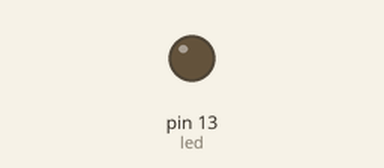
Simulated run of this sketch. Board: Arduino Uno, built with avr-gcc and run on an emulated ATmega328P. On the bench: output pins drawn as LEDs (lit = HIGH).

Above: at 0.03 s.
At 2.8 s:
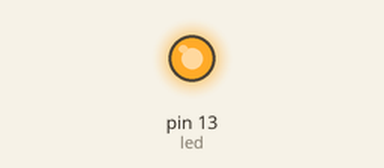
Timing chart, 0 to 3.1 s (numbered marks = the images above):
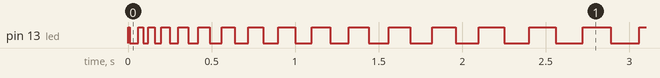

Measured:
- by itself, pin 13 (led): repeats every 0.08 s: LOW 0.05 s, HIGH 0.03 s

The sketch:

_1st_practice.ino
```cpp
//timing interval definition (unused)
#define timing 1000
//led pin
const int led = 13;
//time delay (subject to increase or decrease)
int time = 0;

void setup() {
  pinMode(led, OUTPUT);
}

void loop() {
  digitalWrite(led, HIGH);
  delay(time);
  digitalWrite(led, LOW);
  delay(time);
  time+=10;
}
```
